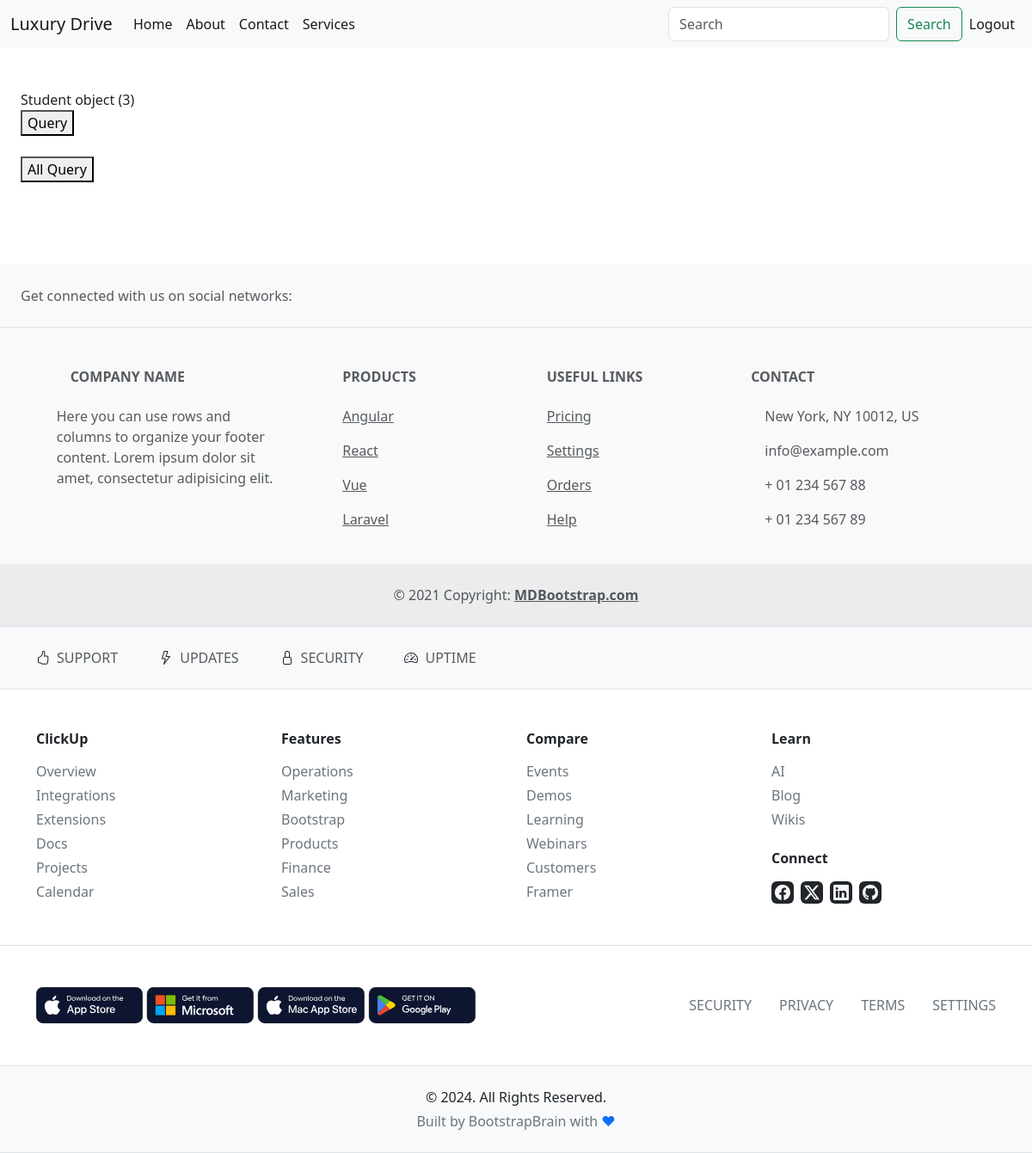
The app's page /allquery/3/, older data.
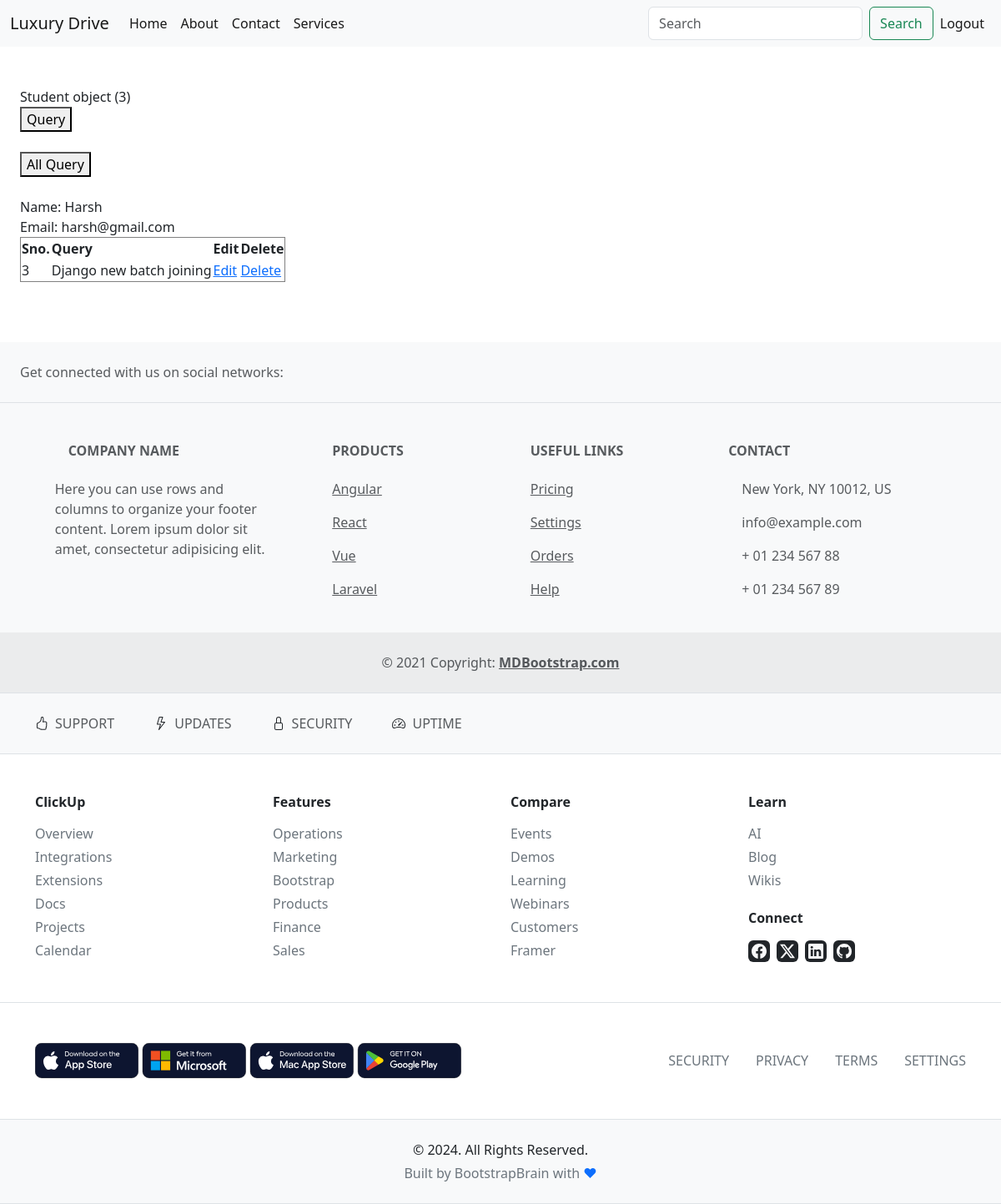
The same page, newer data.
### app5th/models.py (models this page shows, shortened)
class Student(models.Model):
    name=models.CharField(max_length = 50)
    email=models.EmailField()
    detail=models.CharField(max_length = 50)
    phone=models.IntegerField()
    education=models.CharField(max_length = 50)
    gender=models.CharField(max_length = 50)
    dob=models.DateField()
    profile_pic=models.ImageField(upload_to = 'image/')
    resume=models.FileField(upload_to = 'file/')
    password=models.CharField(max_length = 50)

class Query(models.Model):
    name=models.CharField(max_length=50)
    email=models.CharField()
    query=models.CharField()

### app5th/views.py (the view)
# urls.py: path('allquery/<int:pk>/', views.allquery, name='allquery'),
def allquery(req,pk):
    userdata=Student.objects.get(id=pk)
    email=userdata.email
    aquery=Query.objects.filter(email=email)
    return render(req,'dashboard.html',{'data':userdata,'aquery':aquery})

### app5th/templates/dashboard.html (shortened to what this page needs)
{% extends 'base.html' %}
{% block content %}
<br><br>
<div style="margin-left:2%;">
{{data}}
<br>
<form action="{% url 'query' pk=data.id %}" method="post">
  <button type="submit">Query</button>
</form>
<br>
<form action="{% url 'allquery' pk=data.id %}" method="post">
  <button type="submit">All Query</button>
</form>
<br>
{% if aquery %}
Name: {{data.name}}<br>
Email: {{data.email}}
<table border="1">
    <thead>
        <tr>
            <th>Sno.</th>
            <th>Query</th>
            <th>Edit</th>
            <th>Delete</th>
        </tr>
    </thead>
    <tbody>
        {% for i in aquery %}
        <tr>
           <td>{{i.id}}</td>
           <td>{{i.query}}</td>
           <td><a href="{% url 'edit' id=i.id  pk=data.id %}">Edit</a></td>
           <td><a href="{% url 'delete' id=i.id  pk=data.id %}">Delete</a></td>
        </tr>
        {% endfor %}
    </tbody>
</table>
{% endif %}
</div>
<br><br><br>
{% endblock  %}

Row changes from the older to the newer data that the page shows:
shown differently, row unchanged: Student "Student object (3)": name (not shown) → "Harsh"; email (not shown) → "harsh@gmail.com"
added Query: id "3", query "Django new batch joining"
Text that changed along with them:
text now shown: "Name: Email: Sno. Query Edit Delete"
